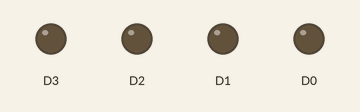
Bench run of a sketch on a simulated ESP8266 (NodeMCU). Parts: output pins drawn as LEDs (lit = HIGH). WiFi joins after 1.5 s; servers stay silent unless stated; uploads are accepted with an empty reply; random numbers use the default seed unless the sketch sets one; what the sketch prints to the serial monitor is not drawn.

Above: at 0.1 s.
At 2.3 s:
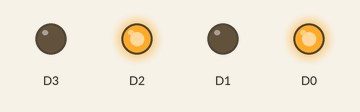
At 15.9 s:
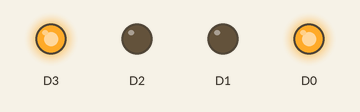
At 39.7 s:
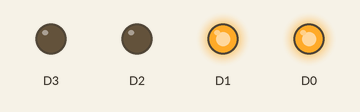
Timing chart, 0 to 42.0 s (numbered marks = the images above):
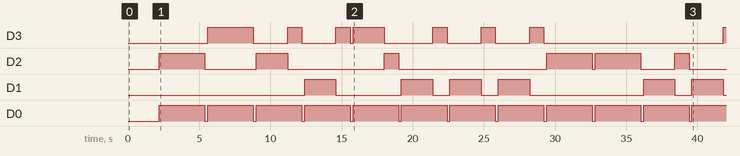

The sketch:

sketch_8266Wifi_http.ino
```cpp
#include <ESP8266WiFi.h>
#include <ESP8266HTTPClient.h>
#include <WiFiClient.h>

const char* ssid = "WIFI账号名";
const char* password = "WIFI密码";

void setup() {
  //
  pinMode(D0, OUTPUT); // 设置D0为输出模
  pinMode(D1, OUTPUT); // 设置D0为输出模
  pinMode(D2, OUTPUT); // 设置D0为输出模
  pinMode(D3, OUTPUT); // 设置D0为输出模
  //
  Serial.begin(115200);
  WiFi.begin(ssid, password);

  while (WiFi.status() != WL_CONNECTED) {
    delay(1000);
    Serial.println("连接WiFi...");
  }

  Serial.println("WiFi 连接成功");
  Serial.println("WiFi IPAddress:");
  Serial.println(WiFi.localIP().toString());

}

void loop() {
  //
  lightInit();

  if (WiFi.status() == WL_CONNECTED) {
   httpRequestPost();
   delay(2000);
   httpRequestGet();
  }

  delay(1000); //等待10秒再次发送请求
}

void httpRequestPost(){
    WiFiClientSecure client;
    HTTPClient http;

    client.setInsecure(); // 关闭 SSL 验证

    http.begin(client, "https://u357b53148.yicp.fun/v1/users/addUser"); //指定HTTP请求的URL
    http.addHeader("Content-Type", "application/json"); //指定HTTP请求的头部

    //发送POST请求，数据为JSON格式
    int httpCode = http.POST("{\"password\": \"1111111\", \"userName\": \"liyinchi\"}");

    if(httpCode > 0) {
      String payload = http.getString(); //获取服务器响应
      Serial.println("httpCode:");
      Serial.println(httpCode); //打印HTTP响应码
      Serial.println("payload:");
      Serial.println(payload); //打印服务器响应
      isLight(httpCode);
    } else {
      Serial.println("HTTP request failed.");
      Serial.println(http.errorToString(httpCode).c_str());
      isLight(httpCode);
    }

    http.end(); //关闭连接
}

void httpRequestGet(){
    WiFiClientSecure client;
    HTTPClient http;

    client.setInsecure(); // 关闭 SSL 验证

    http.begin(client, "https://u357b53148.yicp.fun/v1/getLatestImage?fileName=test.png"); //指定HTTP请求的URL

    int httpCode = http.GET(); //发送GET请求

    if(httpCode > 0) {
      String payload = http.getString(); //获取服务器响应
      Serial.println("httpCode:");
      Serial.println(httpCode); //打印HTTP响应码
      Serial.println("payload:");
      Serial.println(payload); //打印服务器响应
      isLight(httpCode);
    } else {
      Serial.println("HTTP request failed.");
      Serial.println(http.errorToString(httpCode).c_str());
      isLight(httpCode);
    }

    http.end(); //关闭连接
}

void isLight(int httpCode){
    if(httpCode > 0) {
      digitalWrite(D0, HIGH); // 当HTTP请求成功时，将D0引脚设置为高电平
    } else {
      digitalWrite(D0, LOW); // 当HTTP请求失败时，将D0引脚设置为低电平
    }
    // 生成随机数
    lightRYG(random(1,4));
}


void lightRYG(int pinNum){
  switch (pinNum)
  {
  case 1:
    /* code */
    digitalWrite(D1, HIGH);
    digitalWrite(D2, LOW);
    digitalWrite(D3, LOW);
    Serial.println("亮D1");
    break;
  case 2:
    digitalWrite(D1, LOW);
    digitalWrite(D2, HIGH);
    digitalWrite(D3, LOW);
    Serial.println("亮D2");
    break;
  default:
    digitalWrite(D1, LOW);
    digitalWrite(D2, LOW);
    digitalWrite(D3, HIGH);
    Serial.println("亮D3");
    break;
  }
}


void lightInit(){
    digitalWrite(D0, LOW);
    digitalWrite(D1, LOW);
    digitalWrite(D2, LOW);
    digitalWrite(D3, LOW);
}
```

Measured:
- by itself, D3: LOW → HIGH at 5.6 s, → LOW 3.2 s later, → HIGH 2.4 s later, → LOW 1.0 s later, … (15 changes in this stretch)
- by itself, D2: LOW → HIGH at 2.2 s, → LOW 3.2 s later, → HIGH 3.6 s later, → LOW 2.2 s later, … (12 changes in this stretch)
- by itself, D1: LOW → HIGH at 12.4 s, → LOW 2.2 s later, → HIGH 4.6 s later, → LOW 2.2 s later, … (12 changes in this stretch)
- by itself, D0: alternates HIGH for 3.2 s and LOW for 0.20 s
